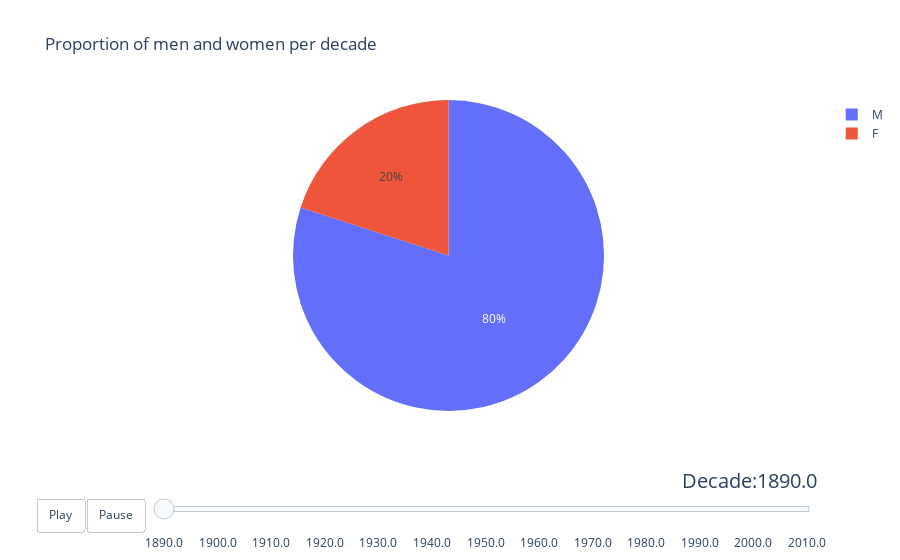

Here is the notebook cell this chart was saved with:
### Code cell
# Creation of frames for each decade
frames = []
for decade in decade_gender_counts['Decade'].unique():
    frame_data = decade_gender_counts[decade_gender_counts['Decade'] == decade]
    frame = go.Frame(data=[go.Pie(labels=frame_data['Actor_gender'], values=frame_data['count'])],
                     name=str(decade))
    frames.append(frame)

# Creation of the initial graph
initial_data = decade_gender_counts[decade_gender_counts['Decade'] == decade_gender_counts['Decade'].min()]
fig = go.Figure(data=[go.Pie(labels=initial_data['Actor_gender'], values=initial_data['count'])])

# Adding the frames to the graph
fig.frames = frames

# Adding the play/pause button
fig.update_layout(
    title='Proportion of men and women per decade',
    updatemenus=[{
        'buttons': [
            {
                'args': [None, {'frame': {'duration': 1000, 'redraw': True}, 'fromcurrent': True}],
                'label': 'Play',
                'method': 'animate'
            },
            {
                'args': [[None], {'frame': {'duration': 0, 'redraw': True}, 'mode': 'immediate', 'transition': {'duration': 0}}],
                'label': 'Pause',
                'method': 'animate'
            }
        ],
        'direction': 'left',
        'pad': {'r': 10, 't': 87},
        'showactive': False,
        'type': 'buttons',
        'x': 0.1,
        'xanchor': 'right',
        'y': 0,
        'yanchor': 'top'
    }]
)

# Adding the timeline
fig.update_layout(
    sliders=[{
        'steps': [
            {
                'args': [[str(decade)], {'frame': {'duration': 300, 'redraw': True}, 'mode': 'immediate', 'transition': {'duration': 300}}],
                'label': str(decade),
                'method': 'animate'
            } for decade in decade_gender_counts['Decade'].unique()
        ],
        'transition': {'duration': 300},
        'x': 0.1,
        'len': 0.9,
        'xanchor': 'left',
        'y': -0.1,
        'currentvalue': {
            'font': {'size': 20},
            'prefix': 'Decade:',
            'visible': True,
            'xanchor': 'right'
        },
        'tickcolor': 'white'
    }]
)
fig.show()

# Save the graph as an HTML file
fig.write_html("html/proportion_gender_decades.html")

### Figure 1 — Plotly figure (JSON) as saved in the notebook; plotly's stock layout.template omitted (floating-point values rounded to 4 significant figures)
{"data": [{"labels": ["F", "M"], "type": "pie", "values": [1, 4]}], "layout": {"sliders": [{"currentvalue": {"font": {"size": 20}, "prefix": "Decade:", "visible": true, "xanchor": "right"}, "len": 0.9, "steps": [{"args": [["1890.0"], {"frame": {"duration": 300, "redraw": true}, "mode": "immediate", "transition": {"duration": 300}}], "label": "1890.0", "method": "animate"}, {"args": [["1900.0"], {"frame": {"duration": 300, "redraw": true}, "mode": "immediate", "transition": {"duration": 300}}], "label": "1900.0", "method": "animate"}, {"args": [["1910.0"], {"frame": {"duration": 300, "redraw": true}, "mode": "immediate", "transition": {"duration": 300}}], "label": "1910.0", "method": "animate"}, {"args": [["1920.0"], {"frame": {"duration": 300, "redraw": true}, "mode": "immediate", "transition": {"duration": 300}}], "label": "1920.0", "method": "animate"}, {"args": [["1930.0"], {"frame": {"duration": 300, "redraw": true}, "mode": "immediate", "transition": {"duration": 300}}], "label": "1930.0", "method": "animate"}, {"args": [["1940.0"], {"frame": {"duration": 300, "redraw": true}, "mode": "immediate", "transition": {"duration": 300}}], "label": "1940.0", "method": "animate"}, {"args": [["1950.0"], {"frame": {"duration": 300, "redraw": true}, "mode": "immediate", "transition": {"duration": 300}}], "label": "1950.0", "method": "animate"}, {"args": [["1960.0"], {"frame": {"duration": 300, "redraw": true}, "mode": "immediate", "transition": {"duration": 300}}], "label": "1960.0", "method": "animate"}, {"args": [["1970.0"], {"frame": {"duration": 300, "redraw": true}, "mode": "immediate", "transition": {"duration": 300}}], "label": "1970.0", "method": "animate"}, {"args": [["1980.0"], {"frame": {"duration": 300, "redraw": true}, "mode": "immediate", "transition": {"duration": 300}}], "label": "1980.0", "method": "animate"}, {"args": [["1990.0"], {"frame": {"duration": 300, "redraw": true}, "mode": "immediate", "transition": {"duration": 300}}], "label": "1990.0", "method": "animate"}, {"args": [["2000.0"], {"frame": {"duration": 300, "redraw": true}, "mode": "immediate", "transition": {"duration": 300}}], "label": "2000.0", "method": "animate"}, {"args": [["2010.0"], {"frame": {"duration": 300, "redraw": true}, "mode": "immediate", "transition": {"duration": 300}}], "label": "2010.0", "method": "animate"}], "tickcolor": "white", "transition": {"duration": 300}, "x": 0.1, "xanchor": "left", "y": -0.1}], "title": {"text": "Proportion of men and women per decade"}, "updatemenus": [{"buttons": [{"args": [null, {"frame": {"duration": 1000, "redraw": true}, "fromcurrent": true}], "label": "Play", "method": "animate"}, {"args": [[null], {"frame": {"duration": 0, "redraw": true}, "mode": "immediate", "transition": {"duration": 0}}], "label": "Pause", "method": "animate"}], "direction": "left", "pad": {"r": 10, "t": 87}, "showactive": false, "type": "buttons", "x": 0.1, "xanchor": "right", "y": 0, "yanchor": "top"}]}}
